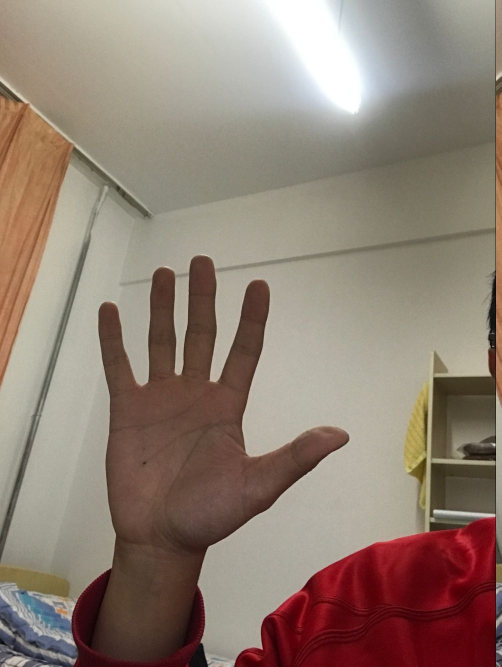
//> input picture 练习/模板识别/build/bin/1.jpg, 1003 x 1334 px (shown at 1/2 size)
$ ./c   (built with g++ and OpenCV 4)
//> lines starting //> are read from the running program, lines starting //| are printed output that depends on the picture; after the words box and inside, x2 and y2 are one past the last pixel; in counts of white or black regions, pixels touching at a corner belong together
#include<opencv2/opencv.hpp>
using namespace cv;


#define WINDOW_NAME1 "yuantu"
#define WINDOW_NAME2 "xiaoguotu"


Mat g_srcImage; Mat g_templateImage; Mat g_resultImage;
int g_nMatchMethod;
int g_nMaxTrackbarNum = 5;
Mat C;


void on_Matching( int, void* );

int main(  )
{

    system("color 1F");

    g_srcImage = imread( "1.jpg", 1 );
//> g_srcImage is the input picture: 1334 rows x 1003 cols, CV_8UC3; mean B, G, R 115.4, 127.6, 144.4
    g_templateImage = imread( "2.jpg", 1 );
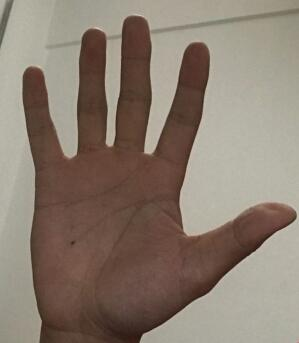
//> input picture 练习/模板识别/build/bin/2.jpg, 299 x 343 px
//> g_templateImage is the input picture: 343 rows x 299 cols, CV_8UC3; mean B, G, R 111.2, 124, 138.1
    C=imread("1.jpg",1);


   resize(g_srcImage,g_srcImage,Size(),0.5,0.5);
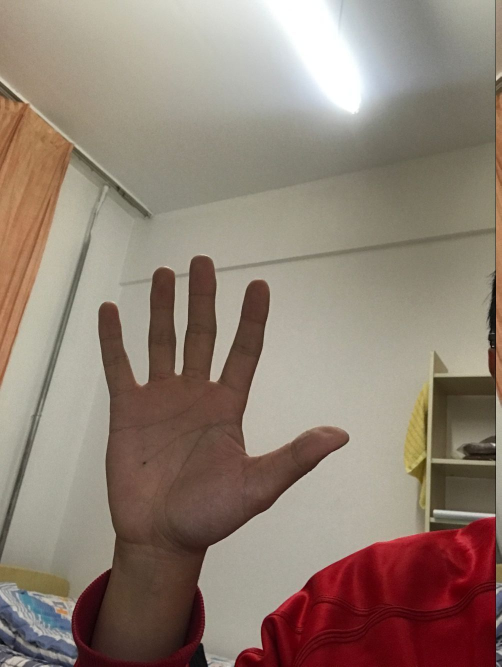
//> g_srcImage: 667 rows x 502 cols, CV_8UC3; mean B, G, R 115.5, 127.8, 144.6
    resize( g_templateImage, g_templateImage,Size(),0.9,0.9);
//> g_templateImage: 309 rows x 269 cols, CV_8UC3

    namedWindow( WINDOW_NAME1, WINDOW_AUTOSIZE );
    namedWindow( WINDOW_NAME2, WINDOW_AUTOSIZE );


    createTrackbar( "����", WINDOW_NAME1, &g_nMatchMethod, g_nMaxTrackbarNum, on_Matching );
    on_Matching( 0, 0 );

    waitKey(0);
    return 0;

}


void on_Matching( int, void* )
{

    Mat srcImage;
   C.copyTo( srcImage );


    int resultImage_cols =  C.cols - C.cols + 1;
//> resultImage_cols = 1
    int resultImage_rows = C.rows - C.rows + 1;
//> resultImage_rows = 1
    g_resultImage.create( resultImage_cols, resultImage_rows, CV_32FC1 );


    matchTemplate( g_srcImage, g_templateImage, g_resultImage, g_nMatchMethod );
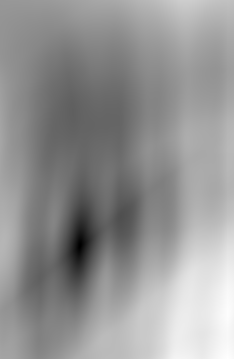
//> g_resultImage: 359 rows x 234 cols, CV_32FC1; min 34494352, max 1.7e+09, mean 1.01e+09; drawn with min black and max white
    normalize( g_resultImage, g_resultImage, 0, 1, NORM_MINMAX, -1, Mat() );


    double minValue; double maxValue; Point minLocation; Point maxLocation;
    Point matchLocation;
    minMaxLoc( g_resultImage, &minValue, &maxValue, &minLocation, &maxLocation, Mat() );
//> minValue = 0; maxValue = 1; minLocation = Point(79, 246); maxLocation = Point(227, 358)


    if( g_nMatchMethod  == TM_SQDIFF || g_nMatchMethod == TM_SQDIFF_NORMED )
    { matchLocation = minLocation; }
//> matchLocation = Point(79, 246)
    else
    { matchLocation = maxLocation; }


    rectangle( srcImage, matchLocation, Point( matchLocation.x + g_templateImage.cols , matchLocation.y + g_templateImage.rows ), Scalar(0,0,255), 2, 8, 0 );
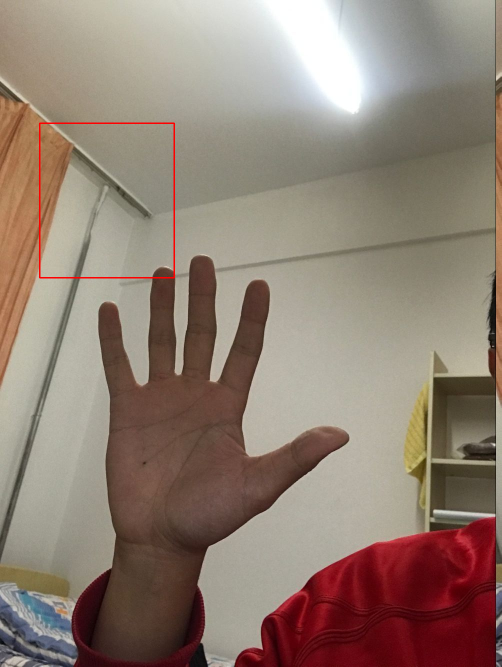
//> srcImage: 1334 rows x 1003 cols, CV_8UC3 (shown at 1/2 size); 0.26% of pixels changed, all inside (x1, y1, x2, y2) = (78, 245, 350, 557)
    rectangle( g_resultImage, matchLocation, Point( matchLocation.x + g_templateImage.cols , matchLocation.y + g_templateImage.rows ), Scalar(0,0,255), 2, 8, 0 );
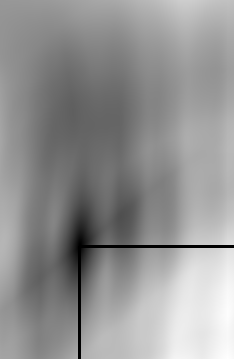
//> g_resultImage: 359 rows x 234 cols, CV_32FC1; min 0, max 1, mean 0.577

    imshow( WINDOW_NAME1, srcImage );
    imshow( WINDOW_NAME2, g_resultImage );

}
